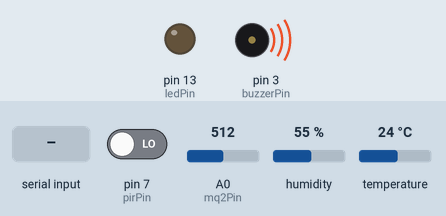
The sketch below on a simulated Arduino Uno, built with avr-gcc and run on an emulated ATmega328P. On the bench: output pins drawn as LEDs (lit = HIGH), buzzer (waves = sounding, pin HIGH). The inputs (shaded band) are chosen by the test bench; at power-on: A0 (mq2Pin) = 512, pin 7 (pirPin) LOW, humidity 55 %, temperature 24 °C. What the sketch prints to the serial monitor is not drawn.

Above: at 1.2 s.
1.3 s: "open" received over Serial
At 6.1 s:
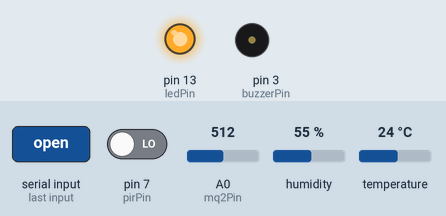
6.5 s: "close" received over Serial
At 7.7 s:
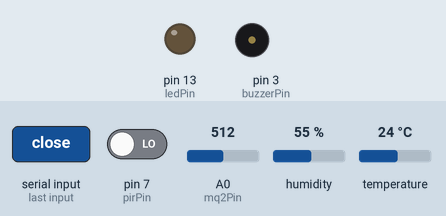
8.0 s: A0 (mq2Pin) set to 408
11.2 s: A0 (mq2Pin) set to 385
At 15.7 s:
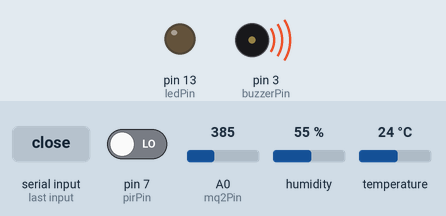
16.5 s: A0 (mq2Pin) set to 410
At 20.5 s:
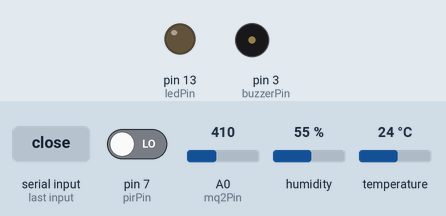
Timing chart, 0 to 22.0 s (numbered marks = the images above; inputs shaded):
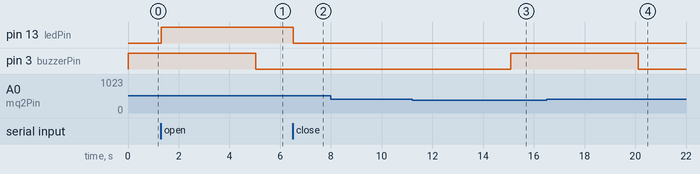

The sketch:

uno.ino
```cpp
#include <ArduinoJson.h>
#include "DHT.h"
#include <Thread.h>
#define DHTTYPE    DHT11
#define DHTPIN  2  // 温湿度传感器引脚
int buzzerPin = 3; //蜂鸣器引脚
int mq2Pin = A0; //烟雾传感器引脚
int pirPin = 7; //人体传感器引脚
DHT dht(DHTPIN, DHTTYPE);
int ledPin = LED_BUILTIN;
Thread myThread = Thread();
int mq2MaxValue = 400; //默认阈值为400
void setup() {
  Serial.begin(115200);
  pinMode(buzzerPin, OUTPUT);
  pinMode(pirPin, INPUT);
  dht.begin();
  digitalWrite(buzzerPin, HIGH);
  pinMode(ledPin, OUTPUT);
  myThread.onRun(niceCallback);
  myThread.setInterval(5000);
}
int mq2Value;
int pirVlue;
void niceCallback() {

  float h = dht.readHumidity();
  float t = dht.readTemperature();
  mq2Value = analogRead(mq2Pin);
  pirVlue = digitalRead(pirPin); //等于1则为有人
  //获取传感器数据
  const int capacity = JSON_OBJECT_SIZE(5);
  StaticJsonDocument<capacity> doc;//声明一个JsonDocument对象
  doc["temperature"] = t; //温度
  doc["humidity"] = h; //湿度
  doc["mq2"] = mq2Value; //烟雾
  doc["pir"] = pirVlue; //是否有人
  doc["max"] = mq2MaxValue; //阈值
  String output = "";
  serializeJson(doc, output);
  Serial.print(output);
}
String readString;
void loop() {

  if (myThread.shouldRun())
  {
    myThread.run();
  }
  while (Serial.available()) { //返回串口缓冲区中当前剩余的字符个数
    char c = Serial.read(); //读取数据
    readString += c;
    delay(2);
  }

  if (readString.length() > 0) { //串口接收到了数据，可以读取
    //Serial.println(readString);

    if (readString == "open") {
      digitalWrite(ledPin, HIGH);

    }

    if (readString == "close") {
      digitalWrite(ledPin, LOW);


    }

    if(readString!="open" && readString!="close"){
      mq2MaxValue = readString.toInt();
    }

    readString = "";
  }


  if (mq2Value > mq2MaxValue || pirVlue == 1) {
    digitalWrite(buzzerPin, LOW);
  }

  if (mq2Value < mq2MaxValue && pirVlue == 0) {
    digitalWrite(buzzerPin, HIGH);

  }


}
```

Measured:
- the behaviour switches between 400 and 399 on A0 (mq2Pin) (found by bisection; images 2 and 3)
- after the input at 1.3 s, pin 13 (ledPin): LOW → HIGH at once
- after the input at 6.5 s, pin 13 (ledPin): HIGH → LOW at once
- after the input at 8.0 s, every drawn part: stays the same
- after the input at 11.2 s, pin 3 (buzzerPin): LOW → HIGH after 3.9 s
- after the input at 16.5 s, pin 3 (buzzerPin): HIGH → LOW after 3.6 s
